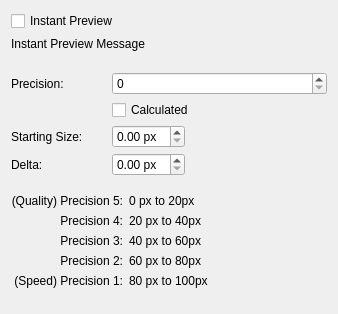
<?xml version="1.0" encoding="UTF-8"?>
<ui version="4.0">
 <class>wdgPerformanceOption</class>
 <widget class="QWidget" name="wdgPerformanceOption">
  <property name="geometry">
   <rect>
    <x>0</x>
    <y>0</y>
    <width>338</width>
    <height>314</height>
   </rect>
  </property>
  <layout class="QVBoxLayout" name="verticalLayout">
   <item>
    <widget class="QCheckBox" name="instantPreviewCheckbox">
     <property name="text">
      <string>Instant Preview</string>
     </property>
    </widget>
   </item>
   <item>
    <widget class="QLabel" name="lodInstructions">
     <property name="text">
      <string>Instant Preview Message</string>
     </property>
    </widget>
   </item>
   <item>
    <layout class="QGridLayout" name="gridLayout">
     <property name="topMargin">
      <number>15</number>
     </property>
     <property name="horizontalSpacing">
      <number>12</number>
     </property>
     <property name="verticalSpacing">
      <number>5</number>
     </property>
     <item row="5" column="1">
      <widget class="QDoubleSpinBox" name="precisionStartingSizeSpinbox">
       <property name="sizePolicy">
        <sizepolicy hsizetype="Fixed" vsizetype="Preferred">
         <horstretch>0</horstretch>
         <verstretch>0</verstretch>
        </sizepolicy>
       </property>
       <property name="suffix">
        <string> px</string>
       </property>
      </widget>
     </item>
     <item row="1" column="0">
      <widget class="QLabel" name="precisionLabel">
       <property name="sizePolicy">
        <sizepolicy hsizetype="Minimum" vsizetype="Preferred">
         <horstretch>0</horstretch>
         <verstretch>0</verstretch>
        </sizepolicy>
       </property>
       <property name="minimumSize">
        <size>
         <width>89</width>
         <height>0</height>
        </size>
       </property>
       <property name="text">
        <string>Precision:</string>
       </property>
      </widget>
     </item>
     <item row="6" column="1">
      <widget class="QDoubleSpinBox" name="precisionDeltaSpinbox">
       <property name="sizePolicy">
        <sizepolicy hsizetype="Fixed" vsizetype="Preferred">
         <horstretch>0</horstretch>
         <verstretch>0</verstretch>
        </sizepolicy>
       </property>
       <property name="suffix">
        <string> px</string>
       </property>
      </widget>
     </item>
     <item row="6" column="0">
      <widget class="QLabel" name="deltaLabel">
       <property name="text">
        <string>Delta:</string>
       </property>
      </widget>
     </item>
     <item row="5" column="0">
      <widget class="QLabel" name="startingSizeLabel">
       <property name="text">
        <string>Starting Size:</string>
       </property>
      </widget>
     </item>
     <item row="4" column="1">
      <widget class="QCheckBox" name="precisionAutoCheckbox">
       <property name="sizePolicy">
        <sizepolicy hsizetype="MinimumExpanding" vsizetype="Fixed">
         <horstretch>0</horstretch>
         <verstretch>0</verstretch>
        </sizepolicy>
       </property>
       <property name="text">
        <string>Calculated</string>
       </property>
      </widget>
     </item>
     <item row="1" column="1">
      <widget class="QSpinBox" name="precisionFixedSpinbox">
       <property name="sizePolicy">
        <sizepolicy hsizetype="MinimumExpanding" vsizetype="Preferred">
         <horstretch>0</horstretch>
         <verstretch>0</verstretch>
        </sizepolicy>
       </property>
      </widget>
     </item>
    </layout>
   </item>
   <item>
    <layout class="QGridLayout" name="precisionTableLayout">
     <property name="topMargin">
      <number>12</number>
     </property>
     <item row="3" column="1">
      <widget class="QLabel" name="precisionTwoCalculationsLabel">
       <property name="text">
        <string>60 px to 80px</string>
       </property>
      </widget>
     </item>
     <item row="2" column="0">
      <widget class="QLabel" name="precisionThreeLabel">
       <property name="text">
        <string>Precision 3:</string>
       </property>
       <property name="alignment">
        <set>Qt::AlignRight|Qt::AlignTrailing|Qt::AlignVCenter</set>
       </property>
      </widget>
     </item>
     <item row="2" column="1">
      <widget class="QLabel" name="precisionThreeCalculationsLabel">
       <property name="text">
        <string>40 px to 60px</string>
       </property>
      </widget>
     </item>
     <item row="1" column="1">
      <widget class="QLabel" name="precisionFourCalculationsLabel">
       <property name="text">
        <string>20 px to 40px</string>
       </property>
      </widget>
     </item>
     <item row="0" column="1">
      <widget class="QLabel" name="precisionFiveCalculationsLabel">
       <property name="sizePolicy">
        <sizepolicy hsizetype="MinimumExpanding" vsizetype="Preferred">
         <horstretch>0</horstretch>
         <verstretch>0</verstretch>
        </sizepolicy>
       </property>
       <property name="text">
        <string>0 px to 20px</string>
       </property>
      </widget>
     </item>
     <item row="3" column="0">
      <widget class="QLabel" name="precisionTwoLabel">
       <property name="text">
        <string>Precision 2:</string>
       </property>
       <property name="alignment">
        <set>Qt::AlignRight|Qt::AlignTrailing|Qt::AlignVCenter</set>
       </property>
      </widget>
     </item>
     <item row="1" column="0">
      <widget class="QLabel" name="precisionFourLabel">
       <property name="text">
        <string>Precision 4:</string>
       </property>
       <property name="alignment">
        <set>Qt::AlignRight|Qt::AlignTrailing|Qt::AlignVCenter</set>
       </property>
      </widget>
     </item>
     <item row="0" column="0">
      <widget class="QLabel" name="precisionFiveLabel">
       <property name="text">
        <string>(Quality) Precision 5:</string>
       </property>
       <property name="alignment">
        <set>Qt::AlignRight|Qt::AlignTrailing|Qt::AlignVCenter</set>
       </property>
      </widget>
     </item>
     <item row="4" column="0">
      <widget class="QLabel" name="precisionOneLabel">
       <property name="text">
        <string>(Speed) Precision 1:</string>
       </property>
       <property name="alignment">
        <set>Qt::AlignRight|Qt::AlignTrailing|Qt::AlignVCenter</set>
       </property>
      </widget>
     </item>
     <item row="4" column="1">
      <widget class="QLabel" name="precisionOneCalculationsLabel">
       <property name="text">
        <string>80 px to 100px</string>
       </property>
      </widget>
     </item>
    </layout>
   </item>
   <item>
    <spacer name="verticalSpacer">
     <property name="orientation">
      <enum>Qt::Vertical</enum>
     </property>
     <property name="sizeHint" stdset="0">
      <size>
       <width>20</width>
       <height>40</height>
      </size>
     </property>
    </spacer>
   </item>
  </layout>
 </widget>
 <resources/>
 <connections/>
</ui>
